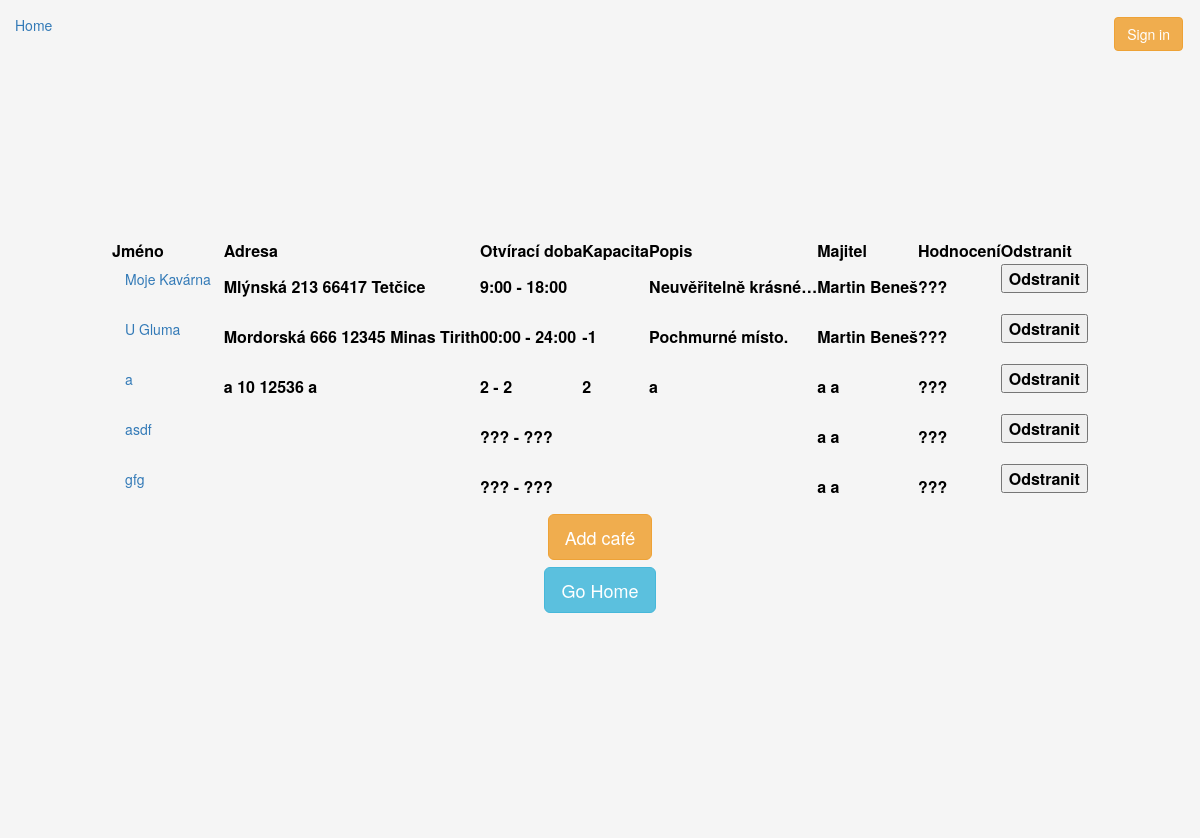
/cafes/, run on the app's committed database.
### kavarna/models.py (models this page shows, shortened)
class Cafe(models.Model):
    name = models.CharField(max_length=64)
    street = models.CharField(max_length=64, blank=True, null=True, default='')
    housenumber = models.PositiveIntegerField(blank=True, null=True, default=0) # needs to be changed
    city = models.CharField(max_length=64, blank=True, null=True, default='')
    psc = models.CharField(max_length=64, blank=True, null=True, default='')
    opensAt = models.CharField(max_length=64, blank=True, null=True, default='')
    closesAt = models.CharField(max_length=64, blank=True, null=True, default='')
    capacity = models.PositiveSmallIntegerField(blank=True, null=True, default=0)
    description = models.TextField(blank=True, null=True, default='')
    owner = models.ForeignKey(User, on_delete=models.CASCADE)
    offers_coffee = models.ManyToManyField(Coffee)

### kavarna/views.py (the view)
# urls.py: path('cafes/', views.cafes, name='cafes'),
def cafes(request):
    d = generateDict(request)
    if 'message' in d:
        return errLogout(request, d)
    if request.method == 'POST':
        pk = request.POST.get('pk')
        models.Cafe.objects.get(pk=pk).delete()
        return HttpResponseRedirect('')
    d['cafes_list'] = models.Cafe.objects.all()
    d['users_list'] = User.objects.all()
    d['drinkers_list'] = models.Drinker.objects.all()
    return render(request, "cafes.html", d)

### kavarna/core.py (called while the page is built)
def generateDict(request):
    try:
        email = request.COOKIES['user']
        if User.objects.get(email=email) != None:
            d = {'loggeduser'    : User.objects.get(email=email),
                 'loggeddrinker' : models.Drinker.getData(email) }
        else:
            d = {'message'   : 'Unknown user'}
    except:
        d = {}
    d['key'] = request.GET.get('key', '')
    return d

### kavarna/templates/cafes.html (shortened to what this page needs)
{% extends "titlepage.html" %}
{% block content %}
<table>
    <tr>
        <th>Jméno</th>
        <th>Adresa</th>
        <th>Otvírací doba</th>
        <th>Kapacita</th>
        <th>Popis</th>
        <th>Majitel</th>
        <th>Hodnocení</th>
        <th>Odstranit</th>
    </tr>
    {% for a in cafes_list %}
    <tr>
        <th>
            <form method="get" action="/cafe">
                <button class="btn btn-link" type="Submit">{{a.name}}</button>
            </form>
        </th>
        <th>{{a.street|default:""}} {{a.housenumber|default:""}} {{a.psc|default:""}} {{a.city|default:""}}</th>
        <th>{{a.opensAt|default:"???"}} - {{a.closesAt|default:"???"}}</th>
        <th>{{a.capacity|default:""}}</th>
        <th>{{a.description|default:""|truncatechars:20}}</th>
        <th>{{a.owner.first_name}} {{a.owner.last_name}}</th>
        <th>???</th>
        <th>
            <form method="post" action="">{% csrf_token %}
                <button type="Submit">Odstranit</button>
            </form>
        </th>
    </tr>
    {% endfor %}
</table>
<div class="row hcentralize">
    <a href="{% url 'addcafe' %}"><button class="btn btn-lg btn-warning" type="submit">Add café</button></a>
</div>
<div class="row hcentralize">
    <a href="{% url '' %}"><button class="btn btn-lg btn-info" type="submit">Go Home</button></a>
</div>
{% endblock %}

### kavarna/static/kavarna/styles.css (style rules this page uses)
html, body { height: 100%; }
.backgrounder { background-color: #f5f5f5; color: black; }
.hcentralize { display: -ms-flexbox; display: -webkit-box; display: flex; -ms-flex-align: center; -ms-flex-pack: center; -webkit-box-align: center; -webkit-box-pack: center; justify-content: center; }
input, .btn-warning, .btn-primary { margin: 2px; }
.btn-info { margin: 5px; }

### data on the page
Cafe: name "Moje Kavárna", street "Mlýnská", housenumber "213", psc "66417", city "Tetčice", opensAt "9:00", closesAt "18:00", description "Neuvěřitelně krásné…", owner.first_name "Martin", owner.last_name "Beneš"
Cafe: name "U Gluma", street "Mordorská", housenumber "666", psc "12345", city "Minas Tirith", opensAt "00:00", closesAt "24:00", capacity "-1", description "Pochmurné místo.", owner.first_name "Martin", owner.last_name "Beneš"
Cafe: name "a", street "a", housenumber "10", psc "12536", city "a", opensAt "2", closesAt "2", capacity "2", description "a", owner.first_name "a", owner.last_name "a"
Cafe: name "asdf", opensAt "???", closesAt "???", owner.first_name "a", owner.last_name "a"
Cafe: name "gfg", opensAt "???", closesAt "???", owner.first_name "a", owner.last_name "a"
